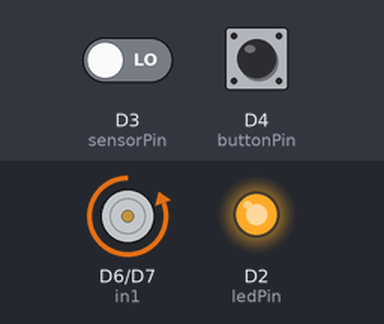
Recording of a sketch running on a simulated Particle Photon. On the bench: motor-driver pin pairs drawn as motors (green arrow = first pin HIGH = forward, orange = second pin HIGH = backward, longer = more drive, scaled by the enable pin), output pins drawn as LEDs (lit = HIGH). The test bench sets the inputs (shaded band); at power-on: D4 (buttonPin) HIGH, D3 (sensorPin) LOW.

Above: at 4.2 s.
4.3 s: D4 (buttonPin) pulled LOW for 1 s
At 5.8 s:
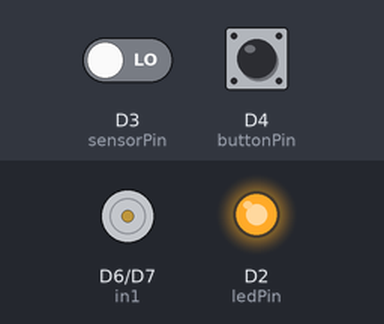
6.8 s: D4 (buttonPin) pulled LOW for 0.15 s
At 7.8 s:
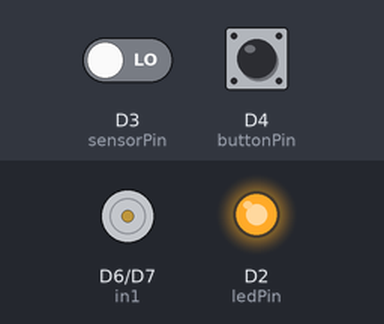
8.4 s: D4 (buttonPin) pulled LOW for 3.2 s
At 12.8 s:
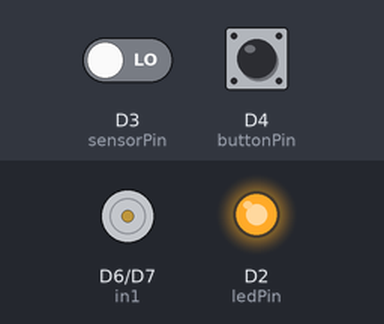
13.1 s: D3 (sensorPin) driven HIGH
At 14.4 s:
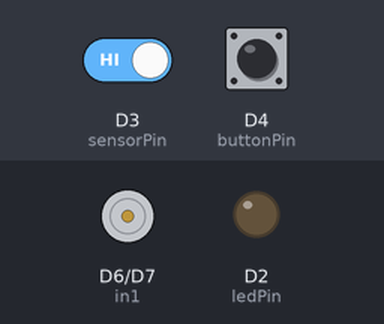
Timing chart, 0 to 15.7 s (numbered marks = the images above; inputs shaded):
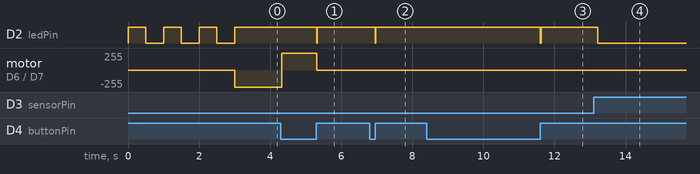

Measured:
- after the input at 4.3 s, D2 (ledPin): HIGH → LOW after 1.0 s, → HIGH 0.02 s later; motor on D6 (in1) / D7 (in2): backward 255/255 → forward 255/255 at once, → stopped 0.98 s later
- after the input at 6.8 s, D2 (ledPin): HIGH → LOW after 0.16 s, → HIGH 0.02 s later
- after the input at 8.4 s, D2 (ledPin): HIGH → LOW after 3.2 s, → HIGH 0.02 s later
- after the input at 13.1 s, D2 (ledPin): HIGH → LOW after 0.12 s
- by itself, D2 (ledPin): alternates HIGH for 0.50 s and LOW for 0.50 s, 6 changes in all, then stays HIGH

The sketch:

sensor_trigger_actuator.ino
```cpp
bool doBlink = false;
int ledPin = D2;
int sensorPin = D3;
int buttonPin = D4;  // Button pin for manual retraction
bool isRetracting = false;  // Track retraction state

// L298N control pins
int enPin = A2;    // Enable pin for speed control
int in1 = D6;      // Direction control 1
int in2 = D7;      // Direction control 2

bool isBlinking = false;
int blinkCount = 0;
unsigned long lastBlinkTime = 0;

void setup() {
    pinMode(ledPin, OUTPUT);
    pinMode(enPin, OUTPUT);
    pinMode(in1, OUTPUT);
    pinMode(in2, OUTPUT);
    pinMode(buttonPin, INPUT_PULLUP);

    digitalWrite(in1, LOW);
    digitalWrite(in2, LOW);
    digitalWrite(enPin, HIGH);

    blinkLED(3, ledPin);
    Particle.subscribe("blinkLED", handleActivateLED);
}

unsigned long readQTR() {
    unsigned long duration = 0;
    pinMode(sensorPin, OUTPUT);
    digitalWrite(sensorPin, HIGH);
    delayMicroseconds(10);

    pinMode(sensorPin, INPUT);
    while(digitalRead(sensorPin) == HIGH && duration < 3000) {
        duration++;
    }
    return duration;
}

void actuatorExtend() {
    digitalWrite(in1, LOW);
    digitalWrite(in2, HIGH);
}

void actuatorRetract() {
    digitalWrite(in1, HIGH);
    digitalWrite(in2, LOW);
}

void actuatorStop() {
    digitalWrite(in1, LOW);
    digitalWrite(in2, LOW);
    analogWrite(enPin, 0);
}


void loop() {
    unsigned long currentMillis = millis();

    // Handle sensor and actuator control first
    if (!isRetracting) {
        unsigned long sensorValue = 0;
        for(int i = 0; i < 5; i++) {
            sensorValue += readQTR();
            delay(1);
        }
        sensorValue /= 5;

        if(sensorValue < 3000) {
            actuatorExtend();
            if (!isBlinking) digitalWrite(ledPin, HIGH);
            Particle.publish("doPairedPublish");
            // Remove delay here - it's interrupting actuator operation
        } else {
            if (!isBlinking) digitalWrite(ledPin, LOW);
            actuatorStop();
        }
    }

    // Handle button control
    if (digitalRead(buttonPin) == LOW) {
        isRetracting = true;
        actuatorRetract();
        if (!isBlinking) digitalWrite(ledPin, HIGH);
    } else if (isRetracting) {
        isRetracting = false;
        actuatorStop();
        if (!isBlinking) digitalWrite(ledPin, LOW);
    }

    // Handle LED blinking last
    if (doBlink && !isBlinking) {
        isBlinking = true;
        blinkCount = 0;
        lastBlinkTime = currentMillis;
    }

    if (isBlinking) {
        if (currentMillis - lastBlinkTime >= 500) {
            if (blinkCount >= 12) {
                isBlinking = false;
                doBlink = false;
                digitalWrite(ledPin, LOW);
            } else {
                digitalWrite(ledPin, !digitalRead(ledPin));
                lastBlinkTime = currentMillis;
                blinkCount++;
            }
        }
    }

    delay(10);
}


void blinkLED(int times, int pin) {
    for(int i = 0; i < times; i++) {
        digitalWrite(pin, HIGH);
        delay(500);
        digitalWrite(pin, LOW);
        delay(500);
    }
}

void handleActivateLED(const char *event, const char *data) {
    doBlink = true;
}
```
